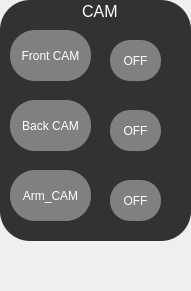
         <widget class="QFrame" name="frame_3">
          <property name="geometry">
           <rect>
            <x>1090</x>
            <y>80</y>
            <width>191</width>
            <height>291</height>
           </rect>
          </property>
          <property name="frameShape">
           <enum>QFrame::NoFrame</enum>
          </property>
          <property name="frameShadow">
           <enum>QFrame::Raised</enum>
          </property>
          <widget class="QGroupBox" name="camera">
           <property name="geometry">
            <rect>
             <x>0</x>
             <y>0</y>
             <width>191</width>
             <height>241</height>
            </rect>
           </property>
           <property name="font">
            <font>
             <pointsize>12</pointsize>
            </font>
           </property>
           <property name="styleSheet">
            <string notr="true">color:white;
	background-color: rgb(50,50,50);
	border-radius: 30px;</string>
           </property>
           <property name="title">
            <string>                  CAM</string>
           </property>
           <property name="alignment">
            <set>Qt::AlignLeading|Qt::AlignLeft|Qt::AlignVCenter</set>
           </property>
           <widget class="QPushButton" name="Button_Front_CAM">
            <property name="geometry">
             <rect>
              <x>10</x>
              <y>30</y>
              <width>81</width>
              <height>51</height>
             </rect>
            </property>
            <property name="styleSheet">
             <string notr="true">	color: white;
	background-color: grey;
	border-radius: 25px;</string>
            </property>
            <property name="text">
             <string>Front CAM</string>
            </property>
           </widget>
           <widget class="QPushButton" name="Off_Front_CAM">
            <property name="geometry">
             <rect>
              <x>110</x>
              <y>40</y>
              <width>51</width>
              <height>41</height>
             </rect>
            </property>
            <property name="styleSheet">
             <string notr="true">	color: white;
	background-color: grey;

	border-radius: 20px;</string>
            </property>
            <property name="text">
             <string>OFF</string>
            </property>
           </widget>
           <widget class="QPushButton" name="Button_Back_CAM">
            <property name="geometry">
             <rect>
              <x>10</x>
              <y>100</y>
              <width>81</width>
              <height>51</height>
             </rect>
            </property>
            <property name="styleSheet">
             <string notr="true">	color: white;
	background-color: grey;
	border-radius: 25px;</string>
            </property>
            <property name="text">
             <string>Back CAM</string>
            </property>
           </widget>
           <widget class="QPushButton" name="Off_Back_CAM">
            <property name="geometry">
             <rect>
              <x>110</x>
              <y>110</y>
              <width>51</width>
              <height>41</height>
             </rect>
            </property>
            <property name="styleSheet">
             <string notr="true">	color: white;
	background-color: grey;

	border-radius: 20px;</string>
            </property>
            <property name="text">
             <string>OFF</string>
            </property>
           </widget>
           <widget class="QPushButton" name="Button_Front_and_Back_CAM">
            <property name="geometry">
             <rect>
              <x>10</x>
              <y>170</y>
              <width>81</width>
              <height>51</height>
             </rect>
            </property>
            <property name="styleSheet">
             <string notr="true">	color: white;
	background-color: grey;
	border-radius: 25px;</string>
            </property>
            <property name="text">
             <string>Arm_CAM</string>
            </property>
           </widget>
           <widget class="QPushButton" name="Off_Front_and_Back_CAM">
            <property name="geometry">
             <rect>
              <x>110</x>
              <y>180</y>
              <width>51</width>
              <height>41</height>
             </rect>
            </property>
            <property name="styleSheet">
             <string notr="true">	color: white;
	background-color: grey;

	border-radius: 20px;</string>
            </property>
            <property name="text">
             <string>OFF</string>
            </property>
           </widget>
          </widget>
         </widget>
